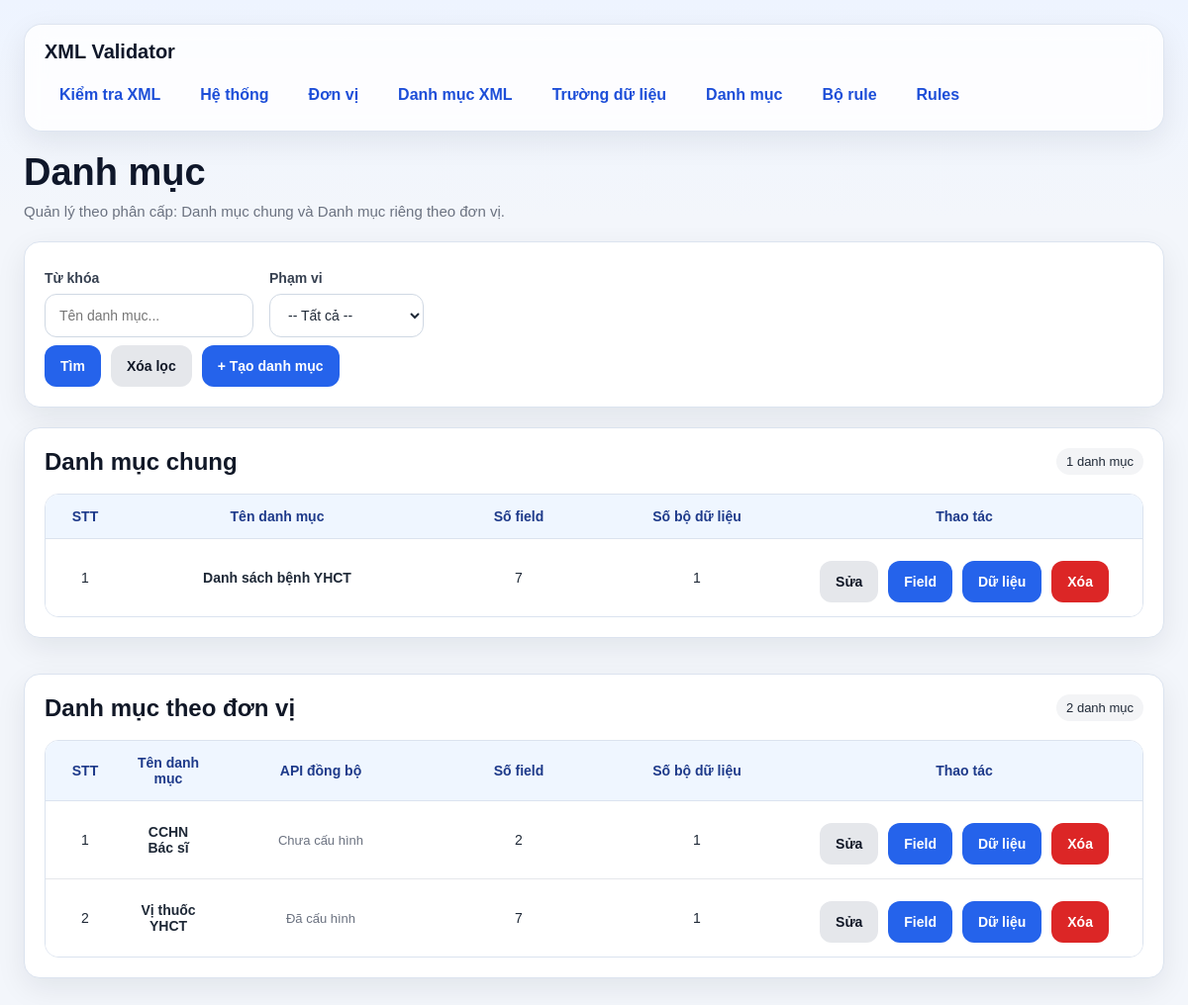
Page /categories/ on the committed database.
### models/category_model.py (models this page shows, shortened)
class DanhMuc(db.Model):
    __tablename__ = "danh_muc"
    id = db.Column(db.Integer, primary_key=True)
    ten_danh_muc = db.Column(db.String(255), nullable=False)
    scope = db.Column(db.String(20), nullable=False, default="COMMON")
    api_sync_url = db.Column(db.String(1000), nullable=True)
    api_ft_timkiem_body = db.Column(db.Text, nullable=True)
    fields = db.relationship(
        "DanhMucField",
        back_populates="danh_muc",
        cascade="all, delete-orphan",
        lazy="select"
    )
    datasets = db.relationship(
        "DanhMucDataset",
        back_populates="danh_muc",
        cascade="all, delete-orphan",
        lazy="select"
    )

### routes/category_routes.py (the view)
@category_bp.route("/", methods=["GET"])
def list_categories():
    keyword = (request.args.get("keyword") or "").strip()
    scope = (request.args.get("scope") or "").strip().upper()
    query = DanhMuc.query
    if keyword:
        query = query.filter(
            or_(
                DanhMuc.ten_danh_muc.ilike(f"%{keyword}%")
            )
        )
    if scope in ["COMMON", "UNIT"]:
        query = query.filter(DanhMuc.scope == scope)
    items = query.order_by(DanhMuc.id.asc()).all()
    common_items = [x for x in items if (x.scope or "").upper() == "COMMON"]
    unit_items = [x for x in items if (x.scope or "").upper() == "UNIT"]
    return render_template(
        "categories.html",
        items=items,
        common_items=common_items,
        unit_items=unit_items,
        keyword=keyword,
        scope=scope
    )

### templates/categories.html (shortened to what this page needs)
{% extends "base.html" %}
{% block content %}
<div class="page-header">
    <h1 class="page-title">Danh mục</h1>
    <div class="page-subtitle">Quản lý theo phân cấp: Danh mục chung và Danh mục riêng theo đơn vị.</div>
</div>
<div class="card">
    <form method="GET">
        <div class="grid">
            <div class="col-6">
                <label>Từ khóa</label>
                <input type="text" name="keyword" value="{{ keyword }}" placeholder="Tên danh mục...">
            </div>
            <div class="col-6">
                <label>Phạm vi</label>
                <select name="scope">
                    <option value="">-- Tất cả --</option>
                </select>
            </div>
        </div>
        <div class="actions">
            <button type="submit" class="btn btn-primary">Tìm</button>
            <a href="/categories" class="btn btn-secondary">Xóa lọc</a>
            <a href="/categories/create" class="btn btn-primary">+ Tạo danh mục</a>
        </div>
    </form>
</div>
{% set common_items = items | selectattr('scope', 'equalto', 'COMMON') | list %}
{% set unit_items = items | selectattr('scope', 'equalto', 'UNIT') | list %}
<div class="category-group">
    <div class="card">
        <div class="group-header">
            <div>
                <h2 class="card-title" style="margin-bottom: 4px;">Danh mục chung</h2>
            </div>
            <div class="group-summary">{{ common_items|length }} danh mục</div>
        </div>
        {% if common_items %}
        <div class="table-wrap">
            <table>
                <thead>
                    <tr>
                        <th style="width:80px;">STT</th>
                        <th>Tên danh mục</th>
                        <th style="width:180px;">Số field</th>
                        <th style="width:180px;">Số bộ dữ liệu</th>
                        <th style="width:360px;">Thao tác</th>
                    </tr>
                </thead>
                <tbody>
                    {% for item in common_items %}
                    <tr>
                        <td>{{ loop.index }}</td>
                        <td>
                            <strong>{{ item.ten_danh_muc }}</strong>
                        </td>
                        <td>{{ item.fields|length }}</td>
                        <td>{{ item.datasets|length }}</td>
                        <td>
                            <div class="actions actions-center">
                                <a class="btn btn-secondary" href="/categories/{{ item.id }}/edit">Sửa</a>
                                <a class="btn btn-primary" href="/categories/{{ item.id }}/fields">Field</a>
                                <a class="btn btn-primary" href="/categories/{{ item.id }}/records">Dữ liệu</a>
                                <form class="inline" method="POST" action="/categories/{{ item.id }}/delete" onsubmit="return confirm('Xóa danh mục này?');">
                                    <button class="btn btn-danger" type="submit">Xóa</button>
                                </form>
                            </div>
                        </td>
                    </tr>
                    {% endfor %}
                </tbody>
            </table>
        </div>
        {% else %}
        <div class="empty-state">Chưa có danh mục chung nào.</div>
        {% endif %}
    </div>
    <div class="card">
        <div class="group-header">
            <div>
                <h2 class="card-title" style="margin-bottom: 4px;">Danh mục theo đơn vị</h2>
            </div>
            <div class="group-summary">{{ unit_items|length }} danh mục</div>
        </div>
        {% if unit_items %}
        <div class="table-wrap">
            <table>
                <thead>
                    <tr>
                        <th style="width:80px;">STT</th>
                        <th>Tên danh mục</th>
                        <th style="width:220px;">API đồng bộ</th>
                        <th style="width:180px;">Số field</th>
                        <th style="width:180px;">Số bộ dữ liệu</th>
                        <th style="width:360px;">Thao tác</th>
                    </tr>
                </thead>
                <tbody>
                    {% for item in unit_items %}
                    <tr>
                        <td>{{ loop.index }}</td>
                        <td><strong>{{ item.ten_danh_muc }}</strong></td>
                        <td>
                            {% if item.api_sync_url %}
                                <span class="muted" title="{{ item.api_sync_url }}">Đã cấu hình</span>
                            {% else %}
                                <span class="muted">Chưa cấu hình</span>
                            {% endif %}
                        </td>
                        <td>{{ item.fields|length }}</td>
                        <td>{{ item.datasets|length }}</td>
                        <td>
                            <div class="actions actions-center">
                                <a class="btn btn-secondary" href="/categories/{{ item.id }}/edit">Sửa</a>
                                <a class="btn btn-primary" href="/categories/{{ item.id }}/fields">Field</a>
                                <a class="btn btn-primary" href="/categories/{{ item.id }}/datasets">Dữ liệu</a>
                                <form class="inline" method="POST" action="/categories/{{ item.id }}/delete" onsubmit="return confirm('Xóa danh mục này?');">
                                    <button class="btn btn-danger" type="submit">Xóa</button>
                                </form>
                            </div>
                        </td>
                    </tr>
                    {% endfor %}
                </tbody>
            </table>
        </div>
        {% else %}
        <div class="empty-state">Chưa có danh mục riêng nào.</div>
        {% endif %}
    </div>
</div>
{% endblock %}

### templates/base.html (style rules this page uses)
* { box-sizing: border-box; }
:root { --bg: #f3f6fb; --card: #ffffff; --card-soft: #f8fafc; --border: #dbe3ef; --text: #1f2937; --muted: #6b7280; --primary: #2563eb; --primary-hover: #1d4ed8; --danger: #dc2626; --danger-hover: #b91c1c; --success-bg: #dcfce7; --success-text: #166534; --warning-bg: #fef3c7; --warning-text: #92400e; --error-bg: #fee2e2; --error-text: #991b1b; --shadow: 0 10px 30px rgba(15, 23, 42, 0.08); --radius: 16px; }
body { margin: 0; font-family: Arial, Helvetica, sans-serif; background: linear-gradient(180deg, #eef4ff 0%, var(--bg) 220px); color: var(--text); }
.page-header { margin-bottom: 22px; }
.page-title { margin: 0; font-size: 38px; line-height: 1.15; color: #0f172a; }
.page-subtitle { margin-top: 8px; color: var(--muted); font-size: 15px; }
.card { background: var(--card); border: 1px solid var(--border); border-radius: var(--radius); box-shadow: var(--shadow); padding: 20px; margin-bottom: 20px; }
.card-title { margin: 0 0 18px 0; font-size: 24px; font-weight: 700; color: #111827; }
.grid { display: flex; grid-template-columns: repeat(12, 1fr); gap: 16px; }
.col-6 { grid-column: span 6; }
label { display: block; font-size: 14px; font-weight: 700; margin-bottom: 8px; margin-top: 8px; color: #374151; }
input[type="text"], input[type="date"], input[type="file"], input[type="password"], input[type="number"], select, textarea { width: 100%; min-height: 44px; border: 1px solid #cfd8e3; border-radius: 12px; padding: 10px 14px; font-size: 14px; background: #fff; color: var(--text); outline: none; transition: border-color 0.2s, box-shadow 0.2s; }
.actions { display: flex; flex-wrap: wrap; gap: 10px; margin-top: 8px; }
.actions-center { justify-content: center; }
.btn, button { border: none; min-height: 42px; padding: 10px 16px; border-radius: 12px; cursor: pointer; font-weight: 700; font-size: 14px; text-decoration: none; display: inline-flex; align-items: center; justify-content: center; transition: 0.2s ease; }
.btn-primary { background: var(--primary); color: white; }
.btn-secondary { background: #e5e7eb; color: #111827; }
.btn-danger { background: var(--danger); color: white; }
.table-wrap { overflow-x: auto; border: 1px solid var(--border); border-radius: 14px; }
table { width: 100%; border-collapse: collapse; background: white; }
th { background: #eff6ff; color: #1e3a8a; font-size: 14px; font-weight: 700; text-align: center; padding: 14px 12px; border-bottom: 1px solid var(--border); }
td { padding: 14px 12px; border-bottom: 1px solid #e5e7eb; vertical-align: middle; font-size: 14px; text-align: center; }
tbody tr:last-child td { border-bottom: none; }
.muted { color: var(--muted); font-size: 13px; }
.inline { display: inline; }

### templates/categories.html (style rules this page uses)
.category-group { display: flex; flex-direction: column; gap: 16px; }
.group-header { display: flex; align-items: flex-start; justify-content: space-between; gap: 16px; margin-bottom: 14px; }
.group-summary { white-space: nowrap; padding: 6px 10px; border-radius: 999px; background: #f3f4f6; font-size: 13px; }

### rows in the picture
DanhMuc: ten_danh_muc "Danh sách bệnh YHCT", fields|length "7", datasets|length "1"
DanhMuc: ten_danh_muc "CCHN Bác sĩ", api_sync_url "Chưa cấu hình", fields|length "2", datasets|length "1"
DanhMuc: ten_danh_muc "Vị thuốc YHCT", fields|length "7", datasets|length "1"

### other values in the picture
{{ common_items|length }} "1"
{{ unit_items|length }} "2"
